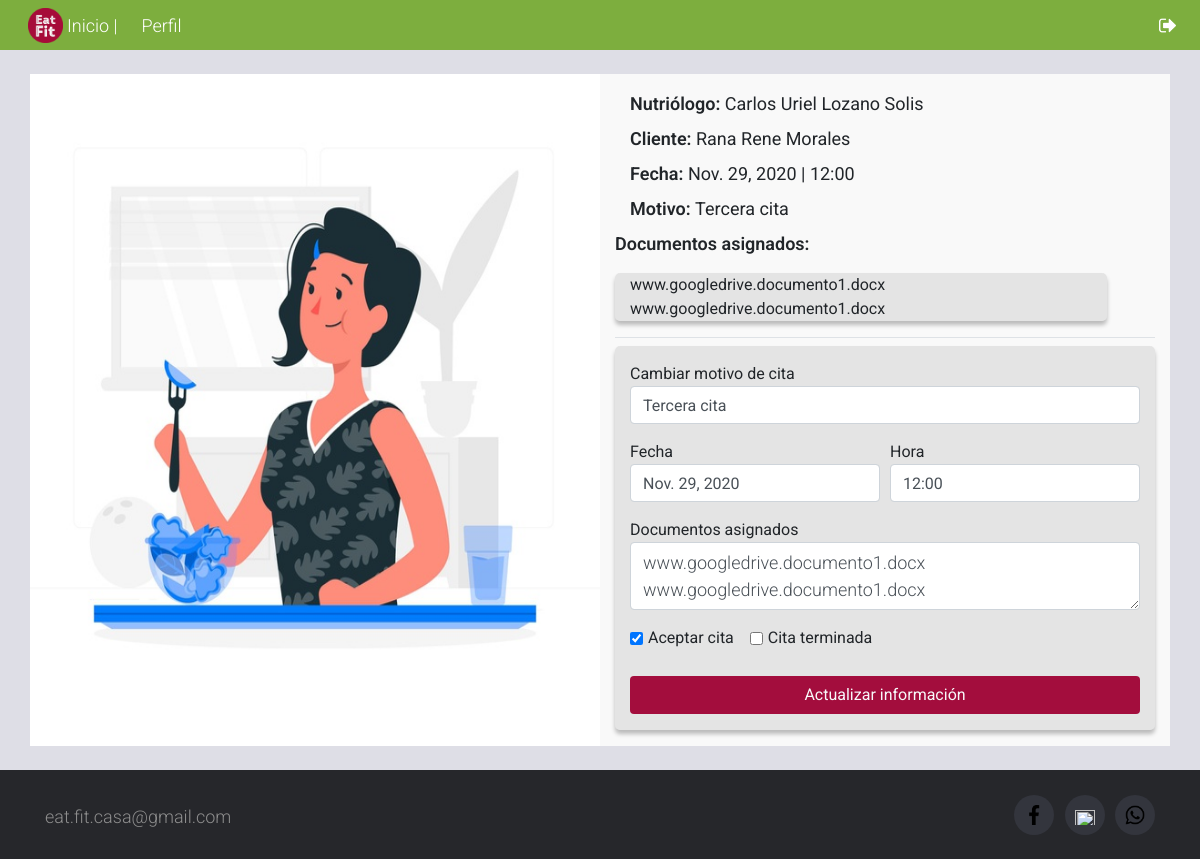
Screenshot of /mi-perfil/detalle-cita/3 (signed in) with the database file from the repository.
### services/models.py (models this page shows, shortened)
class Receta(models.Model):
    nutriologo      = models.ForeignKey (Nutriologist, on_delete=models.CASCADE)
    cliente         = models.ForeignKey (Profile, on_delete=models.CASCADE)
    fecha_de_cita   = models.DateField (blank=False, null=False)
    hora_de_cita    = models.CharField (max_length=15,blank=True,null=False)
    motivo_de_cita  = models.CharField (max_length=40,blank=True, null=True)
    dctos_asignados = models.TextField (blank=True, null=True)
    estado          = models.BooleanField(default=False)
    activa          = models.BooleanField(default=True)

### Users/models.py (models this page shows, shortened)
class Nutriologist (models.Model):
    usuario = models.OneToOneField (Profile, to_field='user', on_delete=models.CASCADE)
    attention_days  = models.CharField (max_length=50, blank=True, null=True)
    attention_hours = models.CharField (max_length=40, blank=True, null=True)
    age             = models.IntegerField (blank=True, null=True)
    work_approach   = models.CharField (max_length=60, blank=False) #Enfoque del nutriologo como ej. especialista en obecidad etc etc etc.
    cedula_prof_det = models.CharField (max_length=60, blank=True, null=True)
    cedula_prof_img = CloudinaryField('image', blank = True, null = True)
    biography       = models.TextField (blank=True, null=True)
    active          = models.BooleanField (default=True)

class Profile(models.Model):
    user = models.OneToOneField(User, on_delete=models.CASCADE)
    picture = CloudinaryField('image', blank = True, null = True)
    is_nutriologist = models.BooleanField(default=False)
    is_client = models.BooleanField(default=True)

### Users/views.py (the view)
# urls.py: path('mi-perfil/detalle-cita/<str:id>', users_views.detalle_cita_view, name='detalleCita'),
@login_required
def detalle_cita_view(request, id):
    current_user = request.user
    receta = Receta.objects.get(id=id)
    if request.method =='POST':
        form = UpdateRecetaForm(request.POST)
        if form.is_valid():
            data=form.cleaned_data
            receta.fecha_de_cita = data['fecha_de_cita']
            receta.hora_de_cita = data['hora_de_cita']
            receta.motivo_de_cita = data['motivo_de_cita']
            receta.dctos_asignados = data['dctos_asignados']
            receta.estado = data['estado']
            receta.activa = data['activa']
            receta.save()
            return redirect('home')
    else:
        form = UpdateRecetaForm()
    return render(request, 'users/detalle_cita.html', {'cita':receta, 'form':form})

### services/forms.py
class UpdateRecetaForm(forms.Form):
    fecha_de_cita = forms.DateField (required=True, error_messages={'required':'El campo de usuario no puede estar vacío!'})
    hora_de_cita = forms.CharField(
        max_length=14,
        required=True,
        error_messages={
            'required':'El campo no puede estar vacío!',
            'max_length':'No puede tener una longitud mayor a 14 caracteres'
        })
    motivo_de_cita = forms.CharField (
        max_length=39,
        required=True,
        error_messages={
            'required':'Agrega un motivo a la cita',
            'max_length':'No puede tener una longitud mayor a 40 caracteres'
        })
    dctos_asignados = forms.CharField(
        max_length=500,
        required=False,
        error_messages={
            'max_length':'No puede tener una longitud mayor a 500 caracteres'
        }
    )
    estado = forms.BooleanField(required=False)
    activa = forms.BooleanField(required=False)

### templates/users/detalle_cita.html (shortened to what this page needs)
<!DOCTYPE html>
<html lang="es">
<head>
    {% load static %}
    <link rel="stylesheet" href="{% static 'css/bootstrap.min.css' %}"/>
    <link rel="stylesheet" href="{% static 'css/userPage.css' %}"/>
    <link rel="stylesheet" href="{% static 'css/mainStyle.css' %}"/>
    <link rel="stylesheet" href="{% static 'css/detalleCita.css' %}"/>
    <link rel="stylesheet" href="{% static 'css/footerStyle.css' %}"/>
</head>
<body class="fondoDetalle">
{% include "navbar.html" %}
<div class="container my-4">
    <div class="row">
        <div class="col-md-6 m-0 p-0"> <img src="{% static 'img/comer-sano.jpg' %}" width="100%" height="100%" class="p-0 m-0"> </div>
        <div class="col-md-6 second py-3">
            <div class="col text-wrap mb-2"><span class="nText bigText">Nutriólogo: </span><span class="bigText">{{cita.nutriologo.usuario.user.get_full_name}}</span><br> </div>
            <div class="col text-wrap mb-2"><span class="nText bigText">Cliente: </span><span class="bigText">{{cita.cliente.user.get_full_name}}</span><br> </div>
            <div class="col text-wrap mb-2"><span class="nText bigText">Fecha: </span><span class="bigText">{{cita.fecha_de_cita}} | {{cita.hora_de_cita}}</span><br> </div>
            <div class="col text-wrap mb-2"><span class="nText bigText">Motivo: </span><span class="bigText">{{cita.motivo_de_cita}}</span><br> </div>
            <p class="nText bigText m-0 p-0">Documentos asignados:</p>
            <div class="div fondoDocs mx-0 my-1 mb-2 mr-5">
                <div class="col text-wrap">
                    {% if cita.dctos_asignados %}
                    <p>{{cita.dctos_asignados|linebreaks}}</p>
                    {% else %}
                    <p>No hay documentos asignados a esta cita</p>
                    {% endif %}
                </div>
            </div>
            <div class="col-12 mt-0 pt-0 mb-2 border-bottom"></div>
            {% if request.user.profile.is_nutriologist %}
                <div class="col fondoDocs py-3">
                    <form action="{% url 'detalleCita' cita.id %}" method="POST" enctype="multipart/form-data">
                        <div class="form-group">
                            <label class="mb-0 ">Cambiar motivo de cita</label>
                            <input
                                class="form-control {% if form.motivo_de_cita.errors %}is-invalid{% endif %}"
                                type="text"
                                name="motivo_de_cita"
                                value="{{cita.motivo_de_cita}}"
                            >
                        </div>
                        <div class="form-row mb-3">
                            <div class="col">
                                <label class="mb-0">Fecha</label>
                                <input
                                    class="form-control {% if form.fecha_de_cita.errors %}is-invalid{% endif %}"
                                    type="text"
                                    name="fecha_de_cita"
                                    value="{{cita.fecha_de_cita}}"
                                    required/>
                            </div>
                            <div class="col">
                                <label class="mb-0">Hora</label>
                                <input
                                    class="form-control  {% if form.hora_de_cita.errors %}is-invalid{% endif %}"
                                    type="text"
                                    name="hora_de_cita"
                                    value="{{cita.hora_de_cita}}"
                                    required
                                >
                            </div>
                        </div>
                        <div class="form-group">
                            <label class="mb-0">Documentos asignados</label>
                            <textarea
                                class="form-control vLargeTextField navText {% if form.dctos_asignados.errors %}is-invalid{% endif %}"
                                name="dctos_asignados"
                                rows="2">{{cita.dctos_asignados}}</textarea>
                        </div>
                        <div class="form-check form-check-inline">
                            <input class="form-check-input" type="checkbox" id="inlineCheckbox1" name="estado" value="True" {% if cita.estado %}checked{% endif %}>
                            <label class="form-check-label" for="inlineCheckbox1">Aceptar cita</label>
                        </div>
                        <div class="form-check form-check-inline">
                            <input class="form-check-input" type="checkbox" id="inlineCheckbox2" name="activa" value="True">
                            <label class="form-check-label" for="inlineCheckbox2">Cita terminada</label>
                        </div>
                        <button type="submit" class="btn colorRed text-light btn-block mt-4">Actualizar información</button>
                    </form>
                </div>
            {% endif %}
        </div>
    </div>
</div>
{% include "footer.html" %}
</body>
</html>

### static/css/userPage.css (style rules this page uses)
.fondoDocs { background: rgba(196, 196, 196, 0.4); border-radius: 5px; box-shadow: 0px 4px 4px rgba(0, 0, 0, 0.25); }

### static/css/mainStyle.css (style rules this page uses)
body { font-family: 'Roboto', sans-serif; position: relative; }
.colorRed { background: #A30D3D !important; }
.bigText { font-size: 18px; }
.nText { font-weight: 600; }
.navText { display: flex; align-items: center; font-weight: 300; font-size: 18px !important; }

### static/css/detalleCita.css (style rules this page uses)
body { background: #DEDEE6 }
.container { border: none; border-radius: 0 }
.second { background-color: #F9F9F9; }

### rows the page displays
Receta: nutriologo.usuario.user.get_full_name "Carlos Uriel Lozano Solis", cliente.user.get_full_name "Rana Rene Morales", fecha_de_cita "Nov. 29, 2020", hora_de_cita "12:00", motivo_de_cita "Tercera cita", dctos_asignados "www.googledrive.documento1.docx www.googledrive.documento1.docx", estado "☑"
